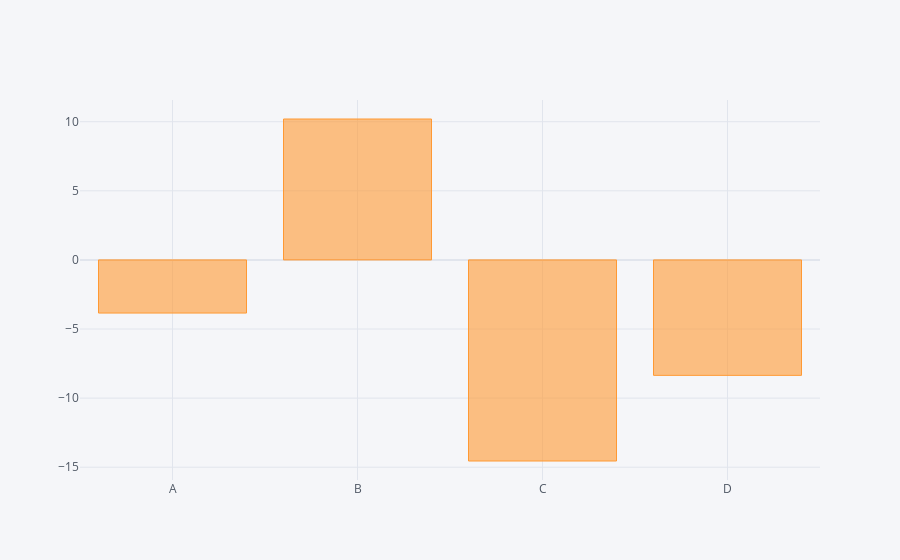

Notebook code for this chart:
### Markdown cell above
#### You can use aggregate functions or groupby to aggregate data into bar plots

### Code cell
# Aggregate numerical data and create an interactive bar plot
df.sum().iplot(kind='bar')

### Figure 1 — Plotly figure (JSON) as saved in the notebook; plotly's stock layout.template omitted (floating-point values rounded to 4 significant figures)
{"data": [{"marker": {"color": "rgba(255, 153, 51, 0.6)", "line": {"color": "rgba(255, 153, 51, 1.0)", "width": 1}}, "name": "None", "orientation": "v", "text": "", "type": "bar", "x": ["A", "B", "C", "D"], "y": [-3.845, 10.2, -14.55, -8.354]}], "layout": {"legend": {"bgcolor": "#F5F6F9", "font": {"color": "#4D5663"}}, "paper_bgcolor": "#F5F6F9", "plot_bgcolor": "#F5F6F9", "title": {"font": {"color": "#4D5663"}}, "xaxis": {"gridcolor": "#E1E5ED", "showgrid": true, "tickfont": {"color": "#4D5663"}, "title": {"font": {"color": "#4D5663"}, "text": ""}, "zerolinecolor": "#E1E5ED"}, "yaxis": {"gridcolor": "#E1E5ED", "showgrid": true, "tickfont": {"color": "#4D5663"}, "title": {"font": {"color": "#4D5663"}, "text": ""}, "zerolinecolor": "#E1E5ED"}}}
